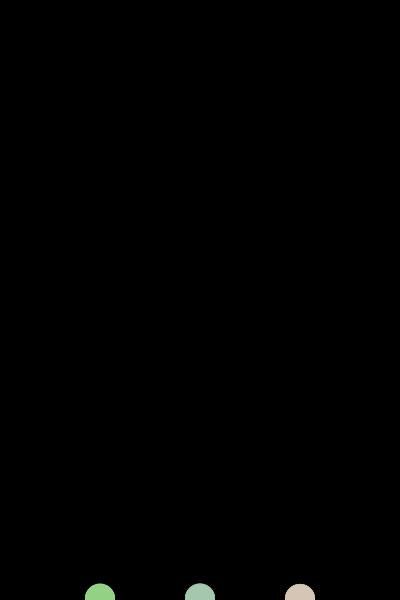
Frame 1 (no input)
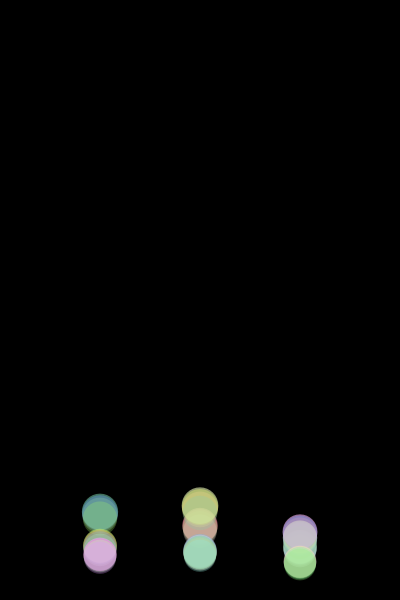
Frame 60 (the mouse pressed at the canvas centre just before this capture)
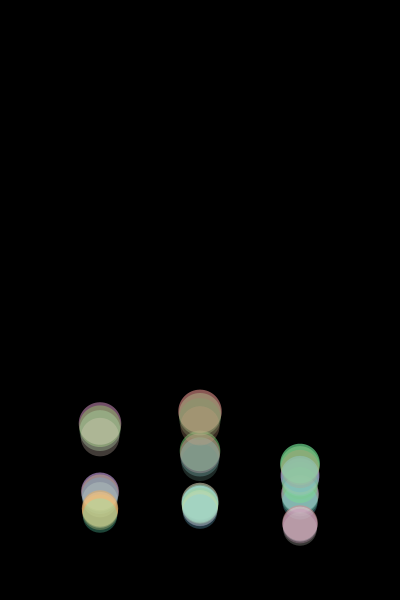
Frame 120 (the mouse held since frame 60 and released just before this capture)

The Processing sketch that drew these frames (run headless with seeded random() and noise(); from frame 60 on, the mouse is pressed at the canvas centre):

// Processing sketch: processing_74716
// ── processing_74716.pde

Ball myBall1;
Ball myBall2;
Ball myBall3;
Ball myBall4;
Ball myBall5;
Ball myBall6;
Ball myBall7;
Ball myBall8;
Ball myBall9;
Ball myBall10;
Ball myBall11;

 
void setup() {
  size(400,600);
  myBall1 = new Ball(200, 600); // Parameters go inside the parentheses when the object is constructed.
  myBall2 = new Ball(200, 600);
  myBall3 = new Ball(200, 600);
  myBall4 = new Ball(200, 600);
  myBall5 = new Ball(100, 600);
  myBall6 = new Ball(300, 600);
  myBall7 = new Ball(300, 600);
  myBall8 = new Ball(300, 600);
  myBall9 = new Ball(100, 600);
  myBall10 = new Ball(300, 600);
  myBall11 = new Ball(100, 600);
  
  
  
  smooth();
   
}
 
void draw() {
  background(0);
  myBall1.move();
  myBall1.display();
  myBall2.move();
  myBall2.display();
  myBall3.move();
  myBall3.display();
  myBall4.move();
  myBall4.display();
  myBall5.move();
  myBall5.display();
  myBall6.move();
  myBall6.display();
  myBall7.move();
  myBall7.display();
  myBall8.move();
  myBall8.display();
  myBall9.move();
  myBall9.display();
  myBall10.move();
  myBall10.display();
  myBall11.move();
  myBall11.display();
  
  
}
 
class Ball { 
  color c;
  float xpos;
  float ypos;
  float yspeed;
  float Goup;
  
  
 
  Ball(float tempXpos, float tempYpos) { 
    c = 0;
    xpos = tempXpos;
    ypos = tempYpos;
    yspeed = 0.5 + random(1.);     
    
   
  }
 
  void display() {
    noStroke();
    
    
    
    fill(random(100,255),random(130,255),random(100,255),150);
    ellipse(xpos, ypos-(600-ypos)/12 ,30+(600-ypos)/13,30+(600-ypos)/13);
    
    fill(random(100,255),random(130,255),random(100,255),100);
    ellipse(xpos, ypos-(600-ypos)/15 ,30+(600-ypos)/14,30+(600-ypos)/14);
    
    fill(random(100,255),random(130,255),random(100,255),80);
    ellipse(xpos, ypos-(600-ypos)/25 ,30+(600-ypos)/15,30+(600-ypos)/15);
    
    fill(random(100,255),random(130,255),random(100,255),70); 
    ellipse(xpos, ypos, 30+(600-ypos)/19,30+(600-ypos)/19);
    
    

  }
 
  void move() {
    ypos = ypos - yspeed;
    if (ypos < width/1000) {
      ypos = 600;

    }
    
  }
}
